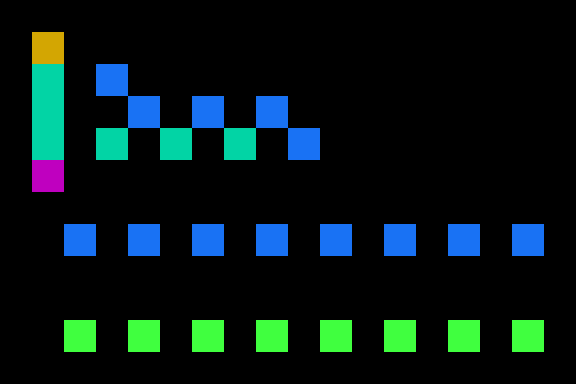

The image is a tile-based game level rendered from a .tmx file. Its description and source (layers, tilesets, objects; grid data summarised) follow:
An orthogonal 18x12 tile map with 32x32 px tiles, 1 tile layer (tiles) and 29 objects (20x Static, 8x Interactive, Start).

<map version="1.5" tiledversion="1.5.0" orientation="orthogonal" renderorder="right-down" width="18" height="12" tilewidth="32" tileheight="32" infinite="0" nextlayerid="3" nextobjectid="32">
 <tileset firstgid="1" source="../basic.tsx" />
 <layer id="1" name="tiles" width="18" height="12">
  <data>[216 cells, 99 non-empty, 6 distinct tile ids]</data>
 </layer>
 <objectgroup id="2" name="objects">
  <object id="1" name="2" type="Static" gid="22" x="96" y="96" width="32" height="32">
   <properties>
    <property name="Group" type="int" value="2" />
    <property name="Properties" value="blocks vision, unpassable" />
   </properties>
  </object>
  <object id="2" name="4" type="Static" gid="22" x="128" y="128" width="32" height="32">
   <properties>
    <property name="Group" type="int" value="4" />
    <property name="Properties" value="blocks vision" />
   </properties>
  </object>
  <object id="3" name="7" type="Static" gid="22" x="192" y="128" width="32" height="32">
   <properties>
    <property name="Group" type="int" value="7" />
    <property name="Properties" value="blocks vision" />
   </properties>
  </object>
  <object id="4" name="3" type="Static" gid="22" x="256" y="128" width="32" height="32">
   <properties>
    <property name="Group" type="int" value="3" />
    <property name="Properties" value="blocks vision, unpassable" />
   </properties>
  </object>
  <object id="5" name="5" type="Static" gid="22" x="288" y="160" width="32" height="32">
   <properties>
    <property name="Group" type="int" value="5" />
    <property name="Properties" value="blocks vision, unpassable" />
   </properties>
  </object>
  <object id="6" name="Flag" type="Static" gid="37" x="32" y="64" width="32" height="32">
   <properties>
    <property name="Group" type="int" value="12" />
    <property name="Properties" value="win" />
   </properties>
  </object>
  <object id="7" name="2" type="Static" gid="22" x="64" y="256" width="32" height="32">
   <properties>
    <property name="Group" type="int" value="2" />
    <property name="Properties" value="blocks vision, unpassable" />
   </properties>
  </object>
  <object id="8" name="4" type="Static" gid="22" x="192" y="256" width="32" height="32">
   <properties>
    <property name="Group" type="int" value="4" />
    <property name="Properties" value="blocks vision" />
   </properties>
  </object>
  <object id="9" name="3" type="Static" gid="22" x="128" y="256" width="32" height="32">
   <properties>
    <property name="Group" type="int" value="3" />
    <property name="Properties" value="blocks vision, unpassable" />
   </properties>
  </object>
  <object id="10" name="5" type="Static" gid="22" x="256" y="256" width="32" height="32">
   <properties>
    <property name="Group" type="int" value="5" />
    <property name="Properties" value="blocks vision, unpassable" />
   </properties>
  </object>
  <object id="11" name="7" type="Static" gid="22" x="384" y="256" width="32" height="32">
   <properties>
    <property name="Group" type="int" value="7" />
    <property name="Properties" value="blocks vision" />
   </properties>
  </object>
  <object id="12" name="6" type="Static" gid="22" x="320" y="256" width="32" height="32">
   <properties>
    <property name="Group" type="int" value="6" />
    <property name="Properties" value="blocks vision, kills" />
   </properties>
  </object>
  <object id="13" name="8" type="Static" gid="22" x="448" y="256" width="32" height="32">
   <properties>
    <property name="Group" type="int" value="8" />
    <property name="Properties" value="blocks vision, kills" />
   </properties>
  </object>
  <object id="14" name="9" type="Static" gid="22" x="512" y="256" width="32" height="32">
   <properties>
    <property name="Group" type="int" value="9" />
    <property name="Properties" value="blocks vision, kills" />
   </properties>
  </object>
  <object id="15" name="Start" type="Start" gid="17" x="32" y="192" width="32" height="32" />
  <object id="16" name="glass" type="Static" gid="28" x="32" y="96" width="32" height="32">
   <properties>
    <property name="Group" type="int" value="11" />
    <property name="Properties" value="unpassable" />
   </properties>
  </object>
  <object id="18" name="glass" type="Static" gid="28" x="32" y="128" width="32" height="32">
   <properties>
    <property name="Group" type="int" value="11" />
    <property name="Properties" value="unpassable" />
   </properties>
  </object>
  <object id="19" name="glass" type="Static" gid="28" x="32" y="160" width="32" height="32">
   <properties>
    <property name="Group" type="int" value="11" />
    <property name="Properties" value="unpassable" />
   </properties>
  </object>
  <object id="20" name="glass" type="Static" gid="28" x="96" y="160" width="32" height="32">
   <properties>
    <property name="Group" type="int" value="11" />
    <property name="Properties" value="unpassable" />
   </properties>
  </object>
  <object id="21" name="glass" type="Static" gid="28" x="160" y="160" width="32" height="32">
   <properties>
    <property name="Group" type="int" value="11" />
    <property name="Properties" value="unpassable" />
   </properties>
  </object>
  <object id="22" name="glass" type="Static" gid="28" x="224" y="160" width="32" height="32">
   <properties>
    <property name="Group" type="int" value="11" />
    <property name="Properties" value="unpassable" />
   </properties>
  </object>
  <object id="23" name="toggle 'unpassable' to 2" type="Interactive" gid="32" x="64" y="352" width="32" height="32">
   <properties>
    <property name="Group" type="int" value="15" />
    <property name="Transform group" type="int" value="2" />
    <property name="toggle property" value="unpassable" />
   </properties>
  </object>
  <object id="25" name="toggle 'unpassable' to 3" type="Interactive" gid="32" x="128" y="352" width="32" height="32">
   <properties>
    <property name="Group" type="int" value="15" />
    <property name="Transform group" type="int" value="3" />
    <property name="toggle property" value="unpassable" />
   </properties>
  </object>
  <object id="26" name="toggle 'unpassable' to 4" type="Interactive" gid="32" x="192" y="352" width="32" height="32">
   <properties>
    <property name="Group" type="int" value="15" />
    <property name="Transform group" type="int" value="4" />
    <property name="toggle property" value="unpassable" />
   </properties>
  </object>
  <object id="27" name="toggle 'unpassable' to 5" type="Interactive" gid="32" x="256" y="352" width="32" height="32">
   <properties>
    <property name="Group" type="int" value="15" />
    <property name="Transform group" type="int" value="5" />
    <property name="toggle property" value="unpassable" />
   </properties>
  </object>
  <object id="28" name="toggle 'kills' to 6" type="Interactive" gid="32" x="320" y="352" width="32" height="32">
   <properties>
    <property name="Group" type="int" value="15" />
    <property name="Transform group" type="int" value="6" />
    <property name="toggle property" value="kills" />
   </properties>
  </object>
  <object id="29" name="toggle 'unpassable' to 7" type="Interactive" gid="32" x="384" y="352" width="32" height="32">
   <properties>
    <property name="Group" type="int" value="15" />
    <property name="Transform group" type="int" value="7" />
    <property name="toggle property" value="unpassable" />
   </properties>
  </object>
  <object id="30" name="toggle 'kills' to 8" type="Interactive" gid="32" x="448" y="352" width="32" height="32">
   <properties>
    <property name="Group" type="int" value="15" />
    <property name="Transform group" type="int" value="8" />
    <property name="toggle property" value="kills" />
   </properties>
  </object>
  </objectgroup>
</map>
<!-- 1 of 29 objects omitted -->
